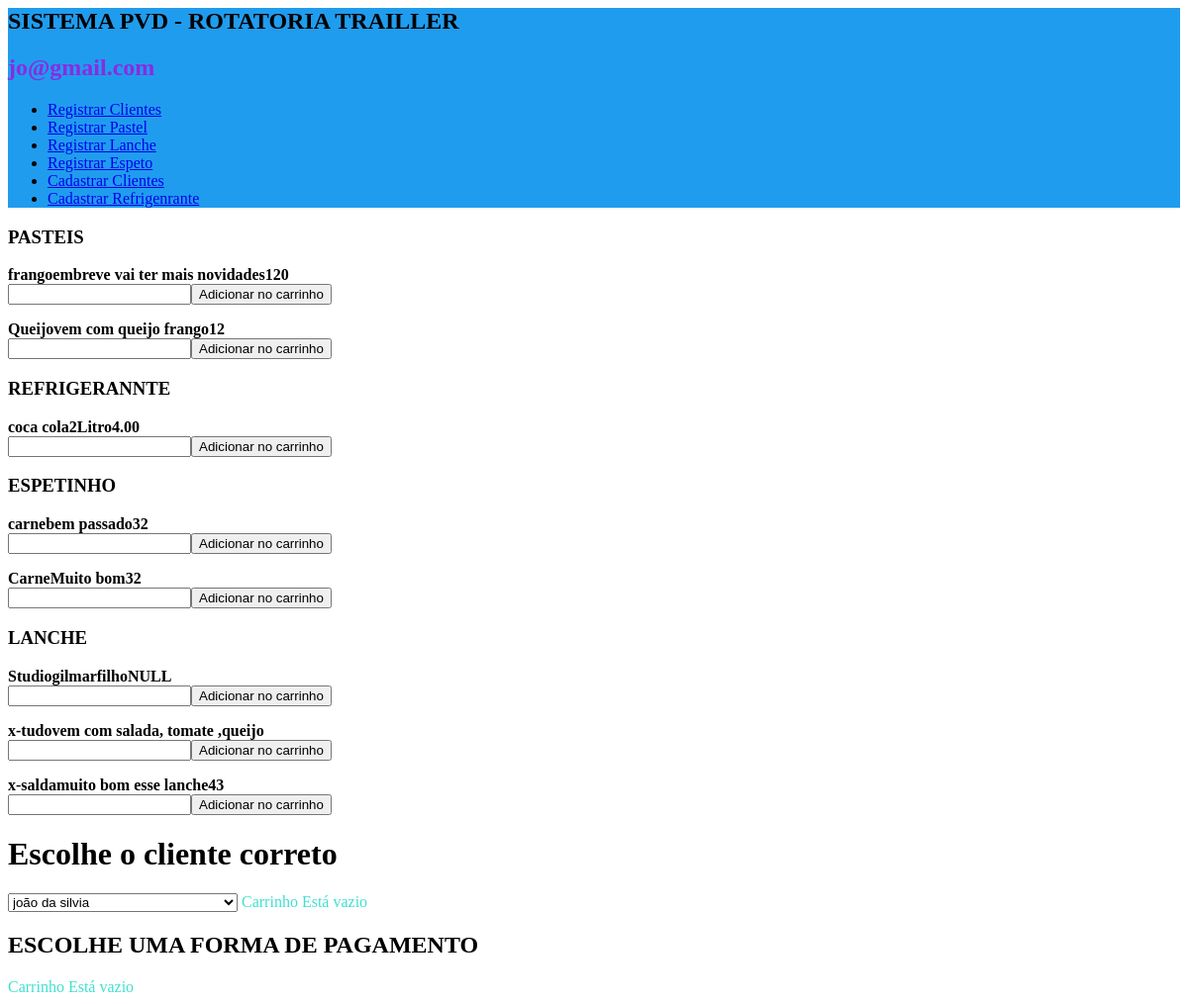
Screenshot of /dashboard/sistema/pvd/online/2025/sistema-pvd-online.php (signed in) with the database file from the repository.
### tables this page shows
CREATE TABLE `pastel` (
  `id` int(11) NOT NULL,
  `nomepastel` varchar(255) DEFAULT NULL,
  `descricao` text DEFAULT NULL,
  `preco` decimal(10,0) DEFAULT NULL
);

CREATE TABLE `refrigentante` (
  `nomerefri` varchar(255) NOT NULL,
  `tamanhorefri` varchar(255) NOT NULL,
  `sigla` varchar(255) NOT NULL,
  `preco` varchar(255) NOT NULL
);

CREATE TABLE `espeto` (
  `espetonome` varchar(255) NOT NULL,
  `descricao` text DEFAULT NULL,
  `preco` varchar(255) NOT NULL
);

CREATE TABLE `lanches` (
  `id` int(11) NOT NULL,
  `nomelanche` varchar(25) NOT NULL,
  `preco` varchar(255) NOT NULL,
  `descricao` text NOT NULL
);

### dashboard/sistema/pvd/online/2025/sistema-pvd-online.php (the view, shortened to what this page needs)
<?php
echo "<link rel='stylesheet' href='/arquivos/css/menu.css' type='text/css'>";
echo "<div class='banner01'>";
echo   "<h2 id='text-sistema-pvd'>SISTEMA PVD - ROTATORIA TRAILLER</h2>";
echo "<h2 id='email_adm'>" . $_SESSION['adminstradores'] . "</h2>";
  echo  "<nav class='menu01' >";
      echo  "<ul>";
                echo "<li><a href='/dashboard/paginas/online/cadastrar-clientes.php'>Registrar Clientes</a></li>";
                echo "<li><a href='/dashboard/paginas/online/registrar-pastel.php'>Registrar Pastel</a></li>";
                echo "<li><a href='/dashboard/paginas/online/registrar-lanche.php'>Registrar Lanche</a></li>";
                echo "<li><a href='/dashboard/paginas/online/registrar-espeto.php'>Registrar Espeto</a></li>";
                echo "<li><a href='/dashboard/paginas/online/cadastrar-clientes.php'>Cadastrar Clientes</a></li>";
                echo "<li><a href='/dashboard/paginas/online/registrar-refrigentes.php'>Cadastrar Refrigenrante</a></li>";
 echo  "</ul>";
    echo "</nav>";
echo "</div>";
?>
<?php
$servername = "localhost";
$username = "root";
$password = "";
$dbname = "trailler";
$mysqli = new mysqli($servername, $username, $password, $dbname);
$sql = "SELECT * FROM pastel ORDER BY id DESC";
$result = $mysqli->query($sql);
if ($result->num_rows > 0) {
    echo "<h3>PASTEIS </h3>";
    while($row = $result->fetch_assoc()) {
echo  "<div class='itens-cardapio'>";
echo  "<strong>" . $row['nomepastel'] . $row['descricao'] . $row['preco'] . "</strong>";
echo "<form action='insert.php' method='POST'>";
echo "<input type='number' name='quantidade'>";
echo "<button id='btn-adicionarcarrinho'>Adicionar no carrinho</button>";
echo "</div>";
  }
} else {
    echo "Desculpe Não foi encontrado os pastel no banco de banco de dados";
}
?>
<?php
$servername = "localhost";
$username = "root";
$password = "";
$dbname = "trailler";
$mysqli = new mysqli($servername, $username, $password, $dbname);
$sql_select_refri = "SELECT * FROM refrigentante";
$result = $mysqli->query($sql_select_refri);
if ($result->num_rows > 0) {
    echo "<h3>REFRIGERANNTE</h3>";
    while($row = $result->fetch_assoc()) {
echo  "<div class='itens-cardapio'>";
echo  "<strong>" . $row['nomerefri'] . $row['tamanhorefri']  . $row['sigla'] . $row['preco'] . "</strong>";
echo "<form action='insert.php' method='POST'>";
echo "<input type='number' name='quantidade'   >";
echo "<button id='btn-adicionarcarrinho'>Adicionar no carrinho</button>";
echo "</form>";
echo "</div>";
  }
} else {
    echo "Desculpe Não foi, encotrado nenhum refrigerante";
}
?>
<?php
$servername = "localhost";
$username = "root";
$password = "";
$dbname = "trailler";
$mysqli = new mysqli($servername, $username, $password, $dbname);
$sql = "SELECT * FROM espeto ORDER BY PRECO DESC";
$result = $mysqli->query($sql);
if ($result->num_rows > 0) {
    echo "<h3>ESPETINHO</h3>";
    while($row = $result->fetch_assoc()) {
echo  "<div class='itens-cardapio2'>";
echo  "<strong id='viws'>" . $row['espetonome'] . $row['descricao'] . $row['preco'] . "</strong>";
echo "<form action='insert.php' method='POST'>";
echo "<input type='number' name='quantidade'>";
echo "<button id='btn-adicionarcarrinho'>Adicionar no carrinho</button>";
echo "</div>";
  }
} else {
    echo "Desculpe Não foi encontrado os pastel no banco de banco de dados";
}
?>
<?php
$servername = "localhost";
$username = "root";
$password = "";
$dbname = "trailler";
$mysqli = new mysqli($servername, $username, $password, $dbname);
$sql = "SELECT * FROM lanches";
$result = $mysqli->query($sql);
if ($result->num_rows > 0) {
    echo "<h3>LANCHE</h3>";
    while($row = $result->fetch_assoc()) {
echo  "<div class='itens-cardapio2'>";
echo  "<strong id='viws'>" . $row['nomelanche'] . $row['descricao'] . $row['preco'] . "</strong>";
echo "<form action='insert.php' method='POST'>";
echo "<input type='number' name='quantidade'>";
echo "<button id='btn-adicionarcarrinho'>Adicionar no carrinho</button>";
echo "</div>";
  }
} else {
    echo "Desculpe Não foi encontrado os pastel no banco de banco de dados";
}
?>
    <?php
$servername = "localhost";
$username = "root";
$password = "";
$dbname = "trailler";
$mysqli = new mysqli($servername, $username, $password, $dbname);
$sql = "SELECT * FROM cliente";
$result = $mysqli->query($sql);
if ($result->num_rows > 0) {
echo "<h1>Escolhe o  cliente correto </h1>";
echo "<select id='listacliente'>";
while ($row = $result->fetch_assoc()) {
    echo "<option>" . $row['nomecompleto'] . "</option>";
}
echo "</select>";
} else {
    echo "0 resultados";
}
?>
<?php
$servername = "localhost";
$username = "root";
$password = "";
$dbname = "trailler";
$mysqli = new mysqli($servername, $username, $password, $dbname);
$adm_email = $_SESSION['adminstradores'];
$sql_carrinho = "SELECT * FROM carrinho WHERE email = '$adm_email'";
$result = $mysqli->query($sql_carrinho);
if ($result->num_rows > 0) {
echo "<h1>CARRINHO </h1>";
while ($row = $result->fetch_assoc()) {
    echo "<div class='itemcarrinhoPvd'>";
  echo  "<label name='itens'>" . $row['item']  . $row['preco'] . "</label>";
  echo "<form action='vers.php' method='post'>";
  echo "<input  name='item' value='" . $row['item'] . "'>";
  echo  "<input name='quantidade'  value='"  .  $row['quantidade'] . "'>";
  echo "<input  value='" . $row['preco'] . "'>";
  echo "<button>deletar</button>";
echo "</form>";
}
} else {
    echo "<label>Carrinho Está vazio</label>";
}
?>
<?php
echo "<h2>ESCOLHE UMA FORMA DE PAGAMENTO</h2>";
?>
<?php
$servername = "localhost";
$username = "root";
$password = "";
$dbname = "trailler";
$mysqli = new mysqli($servername, $username, $password, $dbname);
$adm_email = $_SESSION['adminstradores'];
$sql_carrinho = "SELECT * FROM carrinho WHERE email = '$adm_email'";
$result = $mysqli->query($sql_carrinho);
if ($result->num_rows > 0) {
echo "<h1>FINALIZAR PEDIDOS </h1>";
while ($row = $result->fetch_assoc()) {
    echo "<div class='itemcarrinhoPvd'>";
  echo "<form action='finalizar.php' method='post'>";
  echo "<input type='hidden' name='item' value='" . $row['item'] . "'>";
  echo  "<input type='hidden' name='quantidade'  value='"  .  $row['quantidade'] . "'>";
  echo "<input  type='hidden' name='preco' value='" . $row['preco'] . "'>";
  echo "<input type='' name='email'  value='" . $row['email'] . "'>";
}
echo "<button>FINALIZAR</button>";
echo "<select name='pagamento'>";
echo "<option>Cartão de cretido</option>";
echo "<option>Cartão de Debito</option>";
echo "<option>Dinheiro a vista</option>";
echo "<option>Pagar Depois</option>";
echo "</select>";
echo "</form>";
} else {
    echo "<label>Carrinho Está vazio</label>";
}
?>

### arquivos/css/menu.css (style rules this page uses)
.banner01 { background-color: #209cee; }
label { color: turquoise; }
.menu01 li a { display: inline-block; margin-right: 5px; }
#email_adm { color: blueviolet; }

### rows the page displays
pastel: nomepastel "frango", descricao "embreve vai ter mais novidades", preco "120"
pastel: nomepastel "Queijo", descricao "vem com queijo frango", preco "12"
refrigentante: nomerefri "coca cola", tamanhorefri "2", sigla "Litro", preco "4.00"
espeto: espetonome "carne", descricao "bem passado", preco "32"
espeto: espetonome "Carne", descricao "Muito bom", preco "32"
lanches: nomelanche "Studio", descricao "gilmarfilho", preco "NULL"
lanches: nomelanche "x-tudo", descricao "vem com salada, tomate ,queijo"
lanches: nomelanche "x-salda", descricao "muito bom esse lanche", preco "43"

### other values shown
$_SESSION['adminstradores'] "jo@gmail.com"
form field value "joão da silvia"
